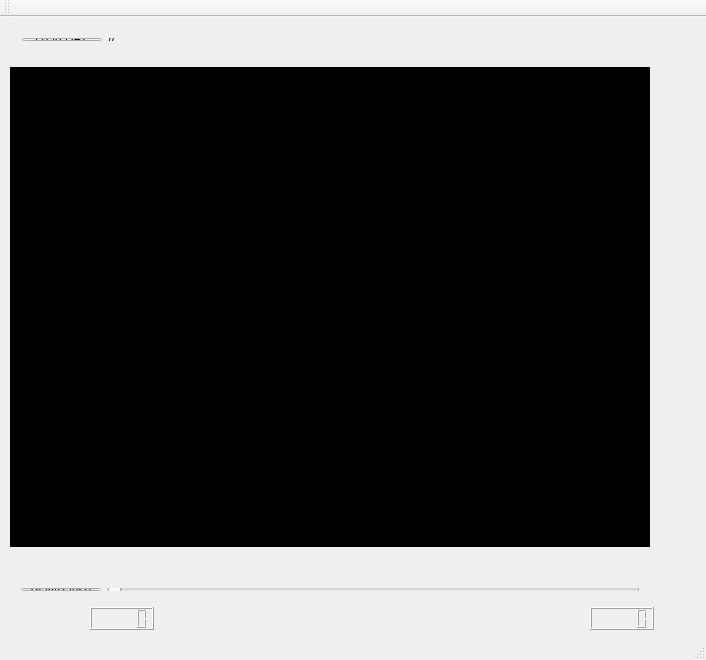
<?xml version="1.0" encoding="UTF-8"?>
<ui version="4.0">
 <class>MainWindow</class>
 <widget class="QMainWindow" name="MainWindow">
  <property name="geometry">
   <rect>
    <x>0</x>
    <y>0</y>
    <width>706</width>
    <height>660</height>
   </rect>
  </property>
  <property name="windowTitle">
   <string>Video Player Demo by Zongzhi Tang</string>
  </property>
  <widget class="QWidget" name="centralWidget">
   <widget class="QWidget" name="layoutWidget">
    <property name="geometry">
     <rect>
      <x>10</x>
      <y>560</y>
      <width>641</width>
      <height>25</height>
     </rect>
    </property>
    <layout class="QHBoxLayout" name="horizontalLayout_2">
     <item>
      <widget class="QPushButton" name="pushButton">
       <property name="text">
        <string>Play/Pause</string>
       </property>
      </widget>
     </item>
     <item>
      <widget class="QSlider" name="horizontalSlider">
       <property name="orientation">
        <enum>Qt::Horizontal</enum>
       </property>
      </widget>
     </item>
    </layout>
   </widget>
   <widget class="QLabel" name="label_2">
    <property name="geometry">
     <rect>
      <x>10</x>
      <y>50</y>
      <width>640</width>
      <height>480</height>
     </rect>
    </property>
    <property name="autoFillBackground">
     <bool>false</bool>
    </property>
    <property name="styleSheet">
     <string notr="true">background-color: rgb(0, 0, 0);</string>
    </property>
    <property name="text">
     <string>TextLabel</string>
    </property>
    <property name="scaledContents">
     <bool>false</bool>
    </property>
   </widget>
   <widget class="QLCDNumber" name="lcdNumber">
    <property name="geometry">
     <rect>
      <x>90</x>
      <y>590</y>
      <width>64</width>
      <height>23</height>
     </rect>
    </property>
    <property name="styleSheet">
     <string notr="true">color: rgb(0, 255, 127);</string>
    </property>
   </widget>
   <widget class="QLCDNumber" name="lcdNumber_2">
    <property name="geometry">
     <rect>
      <x>590</x>
      <y>590</y>
      <width>64</width>
      <height>23</height>
     </rect>
    </property>
    <property name="styleSheet">
     <string notr="true">color: rgb(0, 255, 127);</string>
    </property>
   </widget>
   <widget class="QWidget" name="layoutWidget">
    <property name="geometry">
     <rect>
      <x>11</x>
      <y>10</y>
      <width>683</width>
      <height>25</height>
     </rect>
    </property>
    <layout class="QHBoxLayout" name="horizontalLayout">
     <item>
      <widget class="QPushButton" name="pushButton_2">
       <property name="text">
        <string>Load URL</string>
       </property>
      </widget>
     </item>
     <item>
      <widget class="QLabel" name="label">
       <property name="minimumSize">
        <size>
         <width>600</width>
         <height>0</height>
        </size>
       </property>
       <property name="text">
        <string>//..</string>
       </property>
      </widget>
     </item>
    </layout>
   </widget>
  </widget>
  <widget class="QMenuBar" name="menuBar">
   <property name="geometry">
    <rect>
     <x>0</x>
     <y>0</y>
     <width>706</width>
     <height>23</height>
    </rect>
   </property>
  </widget>
  <widget class="QToolBar" name="mainToolBar">
   <attribute name="toolBarArea">
    <enum>TopToolBarArea</enum>
   </attribute>
   <attribute name="toolBarBreak">
    <bool>false</bool>
   </attribute>
  </widget>
  <widget class="QStatusBar" name="statusBar"/>
 </widget>
 <layoutdefault spacing="6" margin="11"/>
 <resources/>
 <connections/>
</ui>
